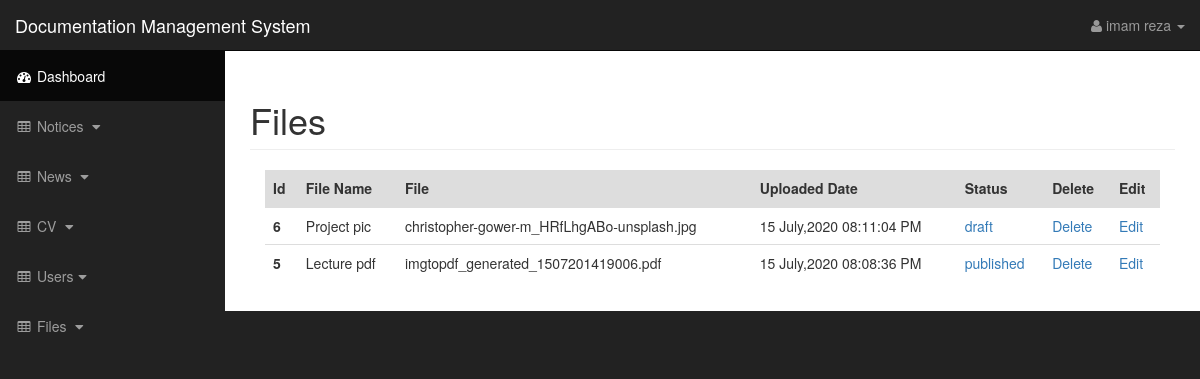
The app's page /admin/files.php (signed in) with its own data.
### tables this page shows
CREATE TABLE `files` (
  `id` int(11) NOT NULL,
  `name` varchar(255) NOT NULL,
  `file` varchar(255) NOT NULL,
  `date` varchar(255) NOT NULL,
  `status` varchar(255) NOT NULL
);

### admin/includes/functions.php (called while the page is built, shortened)
<?php
if(function_exists('escape')){}
else{
    function escape($string){
        global $con;
        return mysqli_real_escape_string($con,trim(strip_tags($string)));
    }
}
?>

### admin/includes/view_all_files.php (the view, shortened to what this page needs)
 <?php  include "functions.php" ; ?>
 <?php  $status=""; ?> <?php  include_once "functions.php" ; ?>
 <form action="" method="post">
<div class="col-xs-12">
 <table class="table">
  <thead class="thead-dark" style="background:#ddd;">
    <tr>
        <th scope="col">Id</th>
      <th scope="col">File Name</th>
      <th scope="col">File</th>
      <th scope="col">Uploaded Date</th>
      <th scope="col">Status</th>
      <th scope="col">Delete</th>
      <th scope="col">Edit</th>
    </tr>
  </thead>
  <tbody>
   <?php  $query="select * from files order by id desc";
           $select_files=mysqli_query($con,$query);
      while($row=mysqli_fetch_assoc($select_files)){
          $id=escape($row['id']);
          $name=escape($row['name']);
          $file=escape($row['file']);
          $date=escape($row['date']);
          $status=escape($row['status']);
          echo "<tr>";
           ?>
           <?php
      echo "<th scope='row'> $id</th>";
          echo "<td>$name</td>";
         if(empty($file)){
                           echo "<td>empty</td>";
                       }
                       else{
                            echo "<td>$file</td>";
                       }
          echo "<td>$date</td>";
          echo "<td><a href='files.php?source=&status={$status}&status_id={$id}'>$status</a></td>";
          echo "<td><a href='files.php?source=&del_id={$id}'>Delete</a></td>";
          echo "<td><a href='files.php?source=edit_files&files_id={$id}'>Edit</a></td>";
          echo "</tr>";
      }
      ?>
  </tbody>
</table>
</div>
</form>

### admin/includes/navigation.php (shortened to what this page needs)
    <nav class="navbar navbar-inverse navbar-fixed-top" role="navigation">
            <div class="navbar-header">
                <a class="navbar-brand" href="index.php">Documentation Management System</a>
            </div>
            <ul class="nav navbar-right top-nav">
                  <?php
      $data = "select * from admin where admin_username='$_SESSION[admin_username]';";
      $name=mysqli_query($con,$data);
     ?>
                <li class="dropdown">
                    <a href="#" class="dropdown-toggle" data-toggle="dropdown"><i class="fa fa-user"></i> <?php
                        while($row=mysqli_fetch_assoc($name)){
    $firstname=$row['firstname'];
    $lastname=$row['lastname'];
    echo "$firstname" . " " . "$lastname";
} ?> <b class="caret"></b></a>
                </li>
            </ul>
            <div class="collapse navbar-collapse navbar-ex1-collapse">
                <ul class="nav navbar-nav side-nav">
                    <li class="active">
                        <a href="./"><i class="fa fa-fw fa-dashboard"></i> Dashboard</a>
                    </li>
                     <li>
                        <a href="javascript:;" data-toggle="collapse" data-target="#notices"><i class="fa fa-fw fa-table"></i> Notices <i class="fa fa-fw fa-caret-down"></i></a>
                    </li>
                      <li>
                        <a href="javascript:;" data-toggle="collapse" data-target="#news"><i class="fa fa-fw fa-table"></i> News <i class="fa fa-fw fa-caret-down"></i></a>
                    </li>
                     <li>
                        <a href="javascript:;" data-toggle="collapse" data-target="#cv"><i class="fa fa-fw fa-table"></i> CV <i class="fa fa-fw fa-caret-down"></i></a>
                    </li>
                     <li>
                        <a href="javascript:;" data-toggle="collapse" data-target="#user"><i class="fa fa-fw fa-table"></i> Users<i class="fa fa-fw fa-caret-down"></i></a>
                    </li>
                      <li>
                        <a href="javascript:;" data-toggle="collapse" data-target="#files"><i class="fa fa-fw fa-table"></i> Files <i class="fa fa-fw fa-caret-down"></i></a>
                    </li>
                </ul>
            </div>
        </nav>

### admin/css/sb-admin.css (style rules this page uses)
.top-nav { padding: 0 15px; }
.top-nav>li { display: inline-block; float: left; }
.top-nav>li>a { padding-top: 15px; padding-bottom: 15px; line-height: 20px; color: #999; }
@media (min-width:768px) { .side-nav { position: fixed; top: 51px; left: 225px; width: 225px; margin-left: -225px; border: none; border-radius: 0; overflow-y: auto; background-color: #222; } }
@media (min-width:768px) { .side-nav>li>a { width: 225px; } }

### records on screen
files: id "6", name "Project pic", file "christopher-gower-m_HRfLhgABo-unsplash.jpg", date "15 July,2020 08:11:04 PM", status "draft"
files: id "5", name "Lecture pdf", file "imgtopdf_generated_1507201419006.pdf", date "15 July,2020 08:08:36 PM", status "published"

### other values on screen
$firstname "imam"
$lastname "reza"
